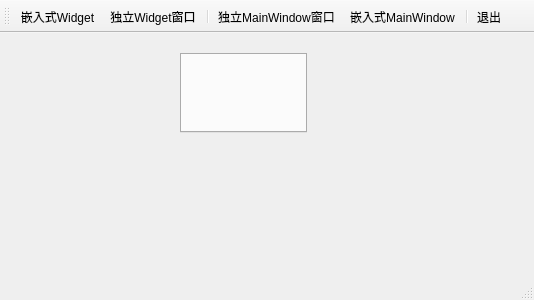
<?xml version="1.0" encoding="UTF-8"?>
<ui version="4.0">
 <class>MainWindow</class>
 <widget class="QMainWindow" name="MainWindow">
  <property name="geometry">
   <rect>
    <x>0</x>
    <y>0</y>
    <width>534</width>
    <height>300</height>
   </rect>
  </property>
  <property name="windowTitle">
   <string>MainWindow</string>
  </property>
  <property name="toolButtonStyle">
   <enum>Qt::ToolButtonTextUnderIcon</enum>
  </property>
  <widget class="QWidget" name="centralWidget">
   <widget class="QTabWidget" name="tabWidget">
    <property name="geometry">
     <rect>
      <x>180</x>
      <y>20</y>
      <width>127</width>
      <height>80</height>
     </rect>
    </property>
   </widget>
  </widget>
  <widget class="QMenuBar" name="menuBar">
   <property name="geometry">
    <rect>
     <x>0</x>
     <y>0</y>
     <width>534</width>
     <height>23</height>
    </rect>
   </property>
  </widget>
  <widget class="QToolBar" name="mainToolBar">
   <property name="toolButtonStyle">
    <enum>Qt::ToolButtonTextUnderIcon</enum>
   </property>
   <attribute name="toolBarArea">
    <enum>TopToolBarArea</enum>
   </attribute>
   <attribute name="toolBarBreak">
    <bool>false</bool>
   </attribute>
   <addaction name="actWidgetInsite"/>
   <addaction name="actWidget"/>
   <addaction name="separator"/>
   <addaction name="actWindow"/>
   <addaction name="actWindowInsite"/>
   <addaction name="separator"/>
   <addaction name="actQuit"/>
  </widget>
  <widget class="QStatusBar" name="statusBar"/>
  <action name="actWindowInsite">
   <property name="icon">
    <iconset resource="images.qrc">
     <normaloff>:/icon/images/3.ico</normaloff>:/icon/images/3.ico</iconset>
   </property>
   <property name="text">
    <string>嵌入式MainWindow</string>
   </property>
   <property name="toolTip">
    <string>嵌入式MainWindow</string>
   </property>
  </action>
  <action name="actWidgetInsite">
   <property name="icon">
    <iconset resource="images.qrc">
     <normaloff>:/icon/images/100.bmp</normaloff>:/icon/images/100.bmp</iconset>
   </property>
   <property name="text">
    <string>嵌入式Widget</string>
   </property>
   <property name="toolTip">
    <string>Widget嵌入式窗体</string>
   </property>
  </action>
  <action name="actQuit">
   <property name="icon">
    <iconset resource="images.qrc">
     <normaloff>:/icon/images/132.bmp</normaloff>:/icon/images/132.bmp</iconset>
   </property>
   <property name="text">
    <string>退出</string>
   </property>
   <property name="toolTip">
    <string>退出本系统</string>
   </property>
  </action>
  <action name="actDoc_Open">
   <property name="icon">
    <iconset resource="images.qrc">
     <normaloff>:/icon/images/122.bmp</normaloff>:/icon/images/122.bmp</iconset>
   </property>
   <property name="text">
    <string>打开文档</string>
   </property>
   <property name="toolTip">
    <string>打开文档</string>
   </property>
  </action>
  <action name="actWindow">
   <property name="icon">
    <iconset resource="images.qrc">
     <normaloff>:/icon/images/2.ico</normaloff>:/icon/images/2.ico</iconset>
   </property>
   <property name="text">
    <string>独立MainWindow窗口</string>
   </property>
   <property name="toolTip">
    <string>独立MainWindow窗口</string>
   </property>
  </action>
  <action name="actWidget">
   <property name="icon">
    <iconset resource="images.qrc">
     <normaloff>:/icon/images/804.bmp</normaloff>:/icon/images/804.bmp</iconset>
   </property>
   <property name="text">
    <string>独立Widget窗口</string>
   </property>
   <property name="toolTip">
    <string>新建Widget独立窗口</string>
   </property>
  </action>
 </widget>
 <layoutdefault spacing="6" margin="11"/>
 <resources>
  <include location="images.qrc"/>
 </resources>
 <connections/>
</ui>
